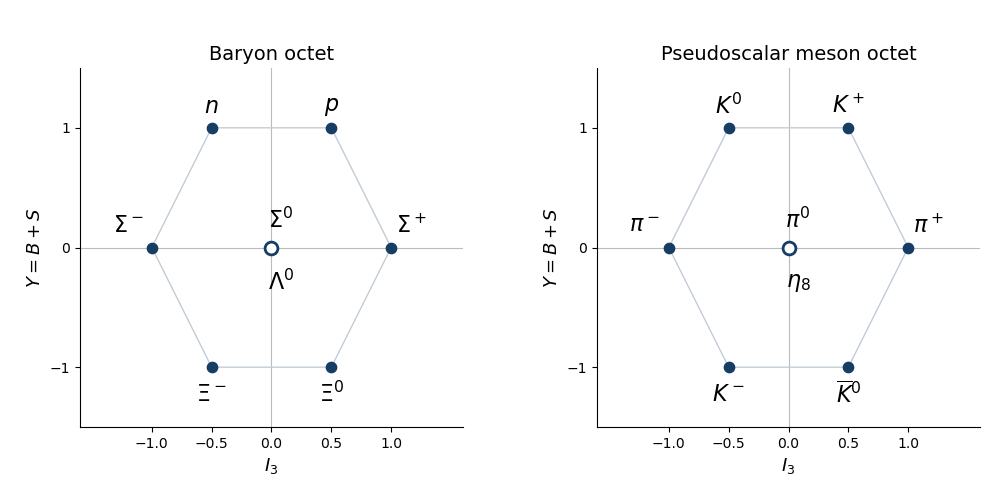

Generate this figure with Python:
"""Original flavor-octet diagrams; Python 3.14, Matplotlib 3.10.7."""
import matplotlib
matplotlib.use('Agg')
import matplotlib.pyplot as plt
from pathlib import Path
fig,axs=plt.subplots(1,2,figsize=(10,5),dpi=100,facecolor='white')
labels=[['$p$','$n$','$\\Sigma^+$','$\\Sigma^-$','$\\Xi^0$','$\\Xi^-$','$\\Sigma^0$','$\\Lambda^0$'],['$K^+$','$K^0$','$\\pi^+$','$\\pi^-$','$\\overline{K}^0$','$K^-$','$\\pi^0$','$\\eta_8$']]
points=[(.5,1),(-.5,1),(1,0),(-1,0),(.5,-1),(-.5,-1),(0,0),(0,0)]
for ax,names,title in zip(axs,labels,['Baryon octet','Pseudoscalar meson octet']):
 ax.set_xlim(-1.6,1.6);ax.set_ylim(-1.5,1.5);ax.set_aspect('equal')
 ax.axhline(0,color='#bbbbbb',lw=.8);ax.axvline(0,color='#bbbbbb',lw=.8)
 ring=[(-.5,1),(.5,1),(1,0),(.5,-1),(-.5,-1),(-1,0),(-.5,1)]
 ax.plot(*zip(*ring),color='#c3cdd7',lw=1)
 ax.scatter(*zip(*points[:6]),color='#163e65',s=55,zorder=3)
 ax.scatter([0],[0],s=85,facecolor='white',edgecolor='#163e65',lw=2,zorder=3)
 for i,((x,y),name) in enumerate(zip(points,names)):
  dx=0 if y else (.17 if x>0 else -.20 if x<0 else .09)
  dy=.18 if y>=0 else -.23
  if i==6:dx=.08;dy=.23
  if i==7:dx=.08;dy=-.29
  ax.text(x+dx,y+dy,name,fontsize=16,ha='center',va='center')
 ax.set_xticks([-1,-.5,0,.5,1]);ax.set_yticks([-1,0,1]);ax.set_xlabel('$I_3$',fontsize=13);ax.set_ylabel('$Y=B+S$',fontsize=13)
 ax.set_title(title,fontsize=14);ax.spines[['top','right']].set_visible(False)
fig.subplots_adjust(left=.08,right=.98,top=.88,bottom=.13,wspace=.35)
fig.savefig(Path.cwd()/'paper-44-flavor-octets.png',dpi=100,facecolor='white',transparent=False)
plt.close(fig)
